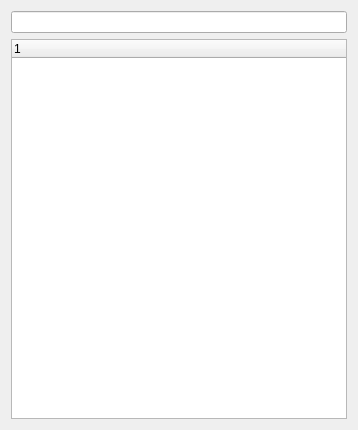
<?xml version="1.0" encoding="UTF-8"?>
<ui version="4.0">
 <class>stdcomqt5treeewidget</class>
 <widget class="QWidget" name="stdcomqt5treeewidget">
  <property name="geometry">
   <rect>
    <x>0</x>
    <y>0</y>
    <width>358</width>
    <height>430</height>
   </rect>
  </property>
  <property name="windowTitle">
   <string>Selection</string>
  </property>
  <layout class="QVBoxLayout" name="verticalLayout_2">
   <item>
    <layout class="QVBoxLayout" name="verticalLayout">
     <item>
      <widget class="QLineEdit" name="lineEditLabel">
       <property name="readOnly">
        <bool>true</bool>
       </property>
      </widget>
     </item>
     <item>
      <widget class="QTreeWidget" name="TreeWidget">
       <column>
        <property name="text">
         <string notr="true">1</string>
        </property>
       </column>
      </widget>
     </item>
    </layout>
   </item>
  </layout>
 </widget>
 <resources/>
 <connections/>
</ui>
